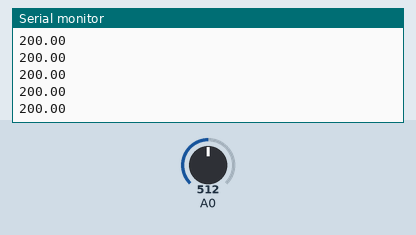
Simulated run of this sketch. Board: Arduino Uno, built with avr-gcc and run on an emulated ATmega328P. On the bench: the last lines printed to the serial monitor. Inputs (shaded band) come from the test bench; at power-on: A0 = 512.

Above: at 1.2 s.
1.3 s: A0 set to 716
At 1.8 s:
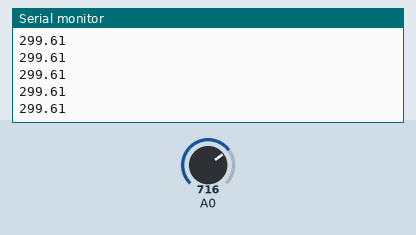
2.8 s: A0 set to 900
At 3.6 s:
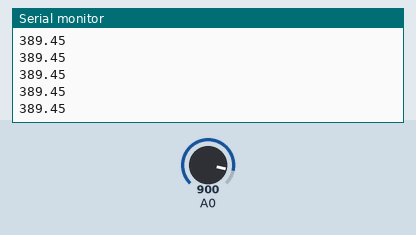
Timing chart, 0 to 5.8 s (numbered marks = the images above; inputs shaded):
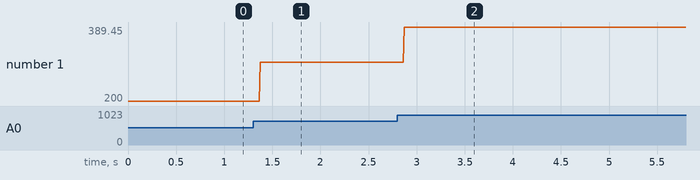

The sketch:

Lab5_5.ino
```cpp
// C++ code
//
void setup()
{
  Serial.begin(9600);
}

void loop()
{
  float temp = (5.0 * analogRead(A0)*100.0)/1024;
  Serial.println(temp-50);
}
```

Measured:
- after the input at 1.3 s, the serial monitor: prints a new line after 0.07 s (image 1)
- after the input at 2.8 s, the serial monitor: prints a new line after 0.07 s (image 2)
- plotted number 1: 200 → 299.61 after the input at 1.3 s, 299.61 → 389.45 after the input at 2.8 s
